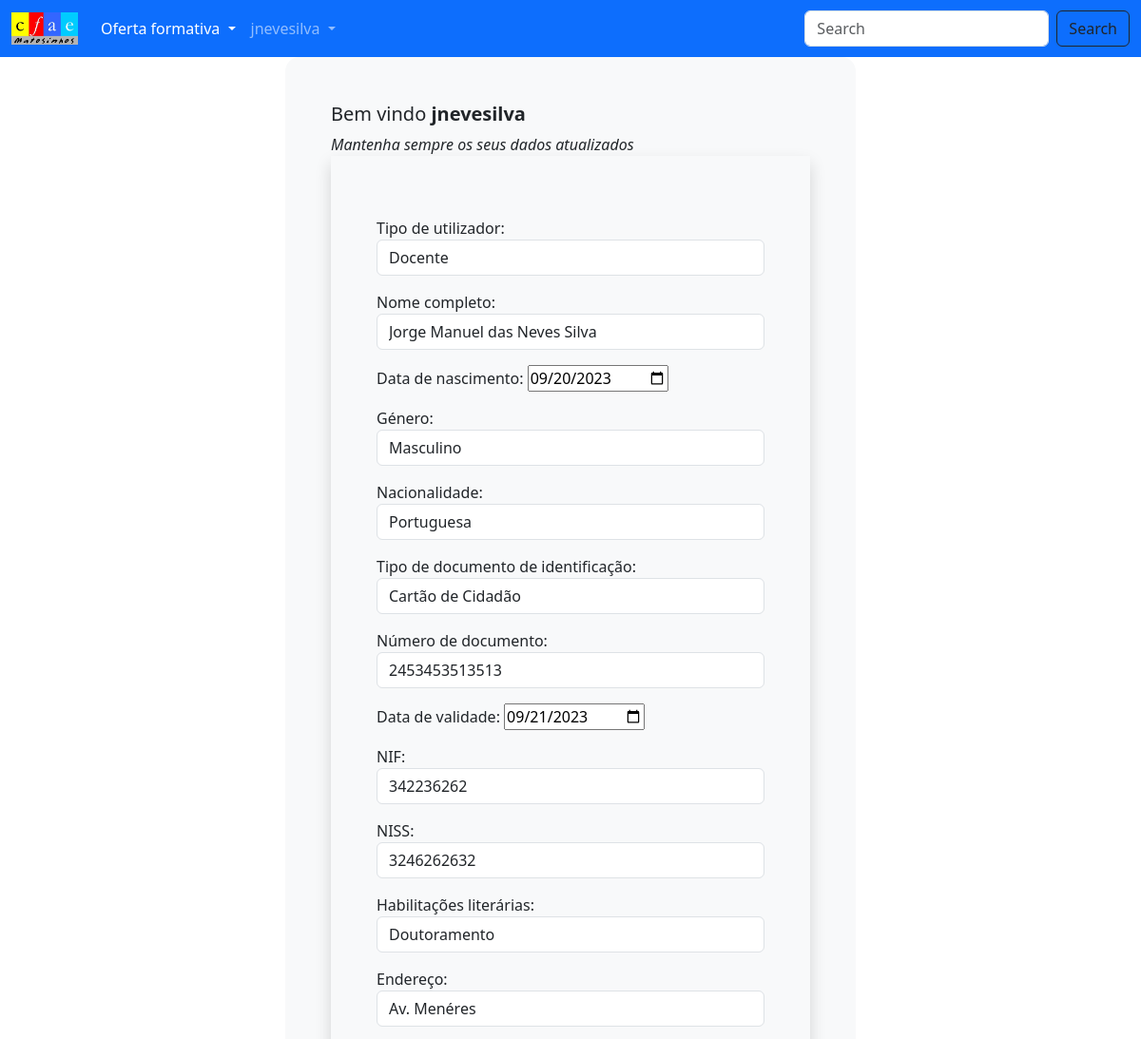
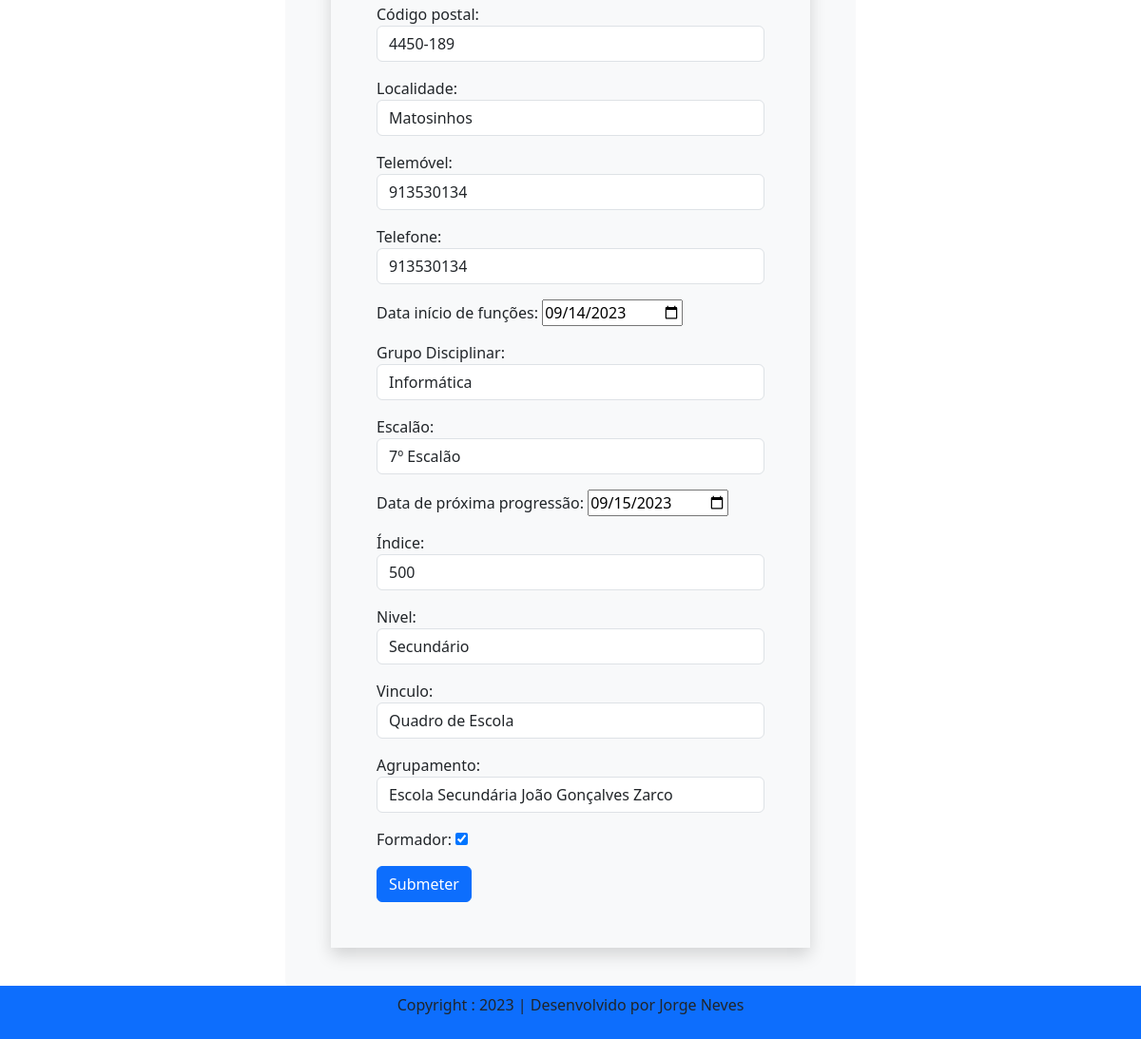
Screenshot of /profile/ (signed in) with the database file from the repository (2 pictures, top to bottom).
### app/models.py (models this page shows, shortened)
class Docente(models.Model):
    username = models.OneToOneField(User, on_delete=models.CASCADE)
    tipo = models.CharField('Tipo de utilizador', max_length=20)
    nome = models.CharField('Nome', max_length=100)
    nascimento = models.DateField('data de nascimento')
    genero = models.CharField('Género', max_length=10, choices=[('M', 'Masculino'), ('F', 'Feminino')])
    nacionalidade = models.CharField('Nacionalidade', max_length=30, default='Portuguesa')
    identificacao = models.CharField('Documento de identificação', max_length=2,choices=DOC_CHOICES)
    numeroid = models.CharField('Número do Cartão', max_length=20)
    validadeid = models.DateField('Data de Validade')
    nif = models.CharField('NIF', max_length=10)
    niss = models.CharField('NISS', max_length=10)
    habilitacoes = models.CharField('Habilitações Literárias', max_length=25, choices=HAB_CHOICES)
    endereco = models.CharField('Endereço', max_length=60)
    codigopostal = models.CharField('Código Postal', max_length=8)
    localidade = models.CharField('Localidade', max_length=30)
    telemovel = models.CharField('Telemóvel', max_length=12)
    telefone = models.CharField('Telefone', max_length=12)
    datainiciofuncoes = models.DateField('Data início de funções', null=True)
    grupo = models.CharField('Grupo Disciplinar', max_length=3, null=True, choices=GRUPO_CHOICES)
    escalao = models.CharField('Escalão', max_length=3, null=True, choices=ESCALAO_CHOICES)
    proximaprogressao = models.DateField('Data da próxima progressão', null=True)
    indice = models.CharField('Indice', max_length=4, null=True, choices=INDICE_CHOICES)
    nivel = models.CharField('nivel de ensino',max_length=4, choices=NIVEL_CHOICES, default='SC')
    vinculo= models.CharField('nivel de ensino', max_length=4,choices=VINCULO_CHOICES, default='QE')
    agrupamento= models.CharField('nivel de ensino',max_length=5, choices=AGRUPAMENTO_CHOICES, default='ZARCO')
    formador = models.BooleanField("formador", default=False)

### app/views.py (the view, shortened to what this page needs)
# urls.py: path('profile/', views.profile, name='profile'),
def profile(request):
    if (Docente.objects.filter(username=request.user)):
        docente=Docente.objects.get(username=request.user)
        form=DocenteForm (initial={'username': request.user}, instance=docente)
        return render(request, 'profile.html',{'form': form})

### app/templates/profile.html (shortened to what this page needs)
{% extends 'base.html' %}
{% block main-content %}
<div class="container bg-light shadow-md p-5 form-layout-prof">
    <div class "row">
            <h5>Bem vindo <strong>{{request.user}} </strong></h5>
            <i>Mantenha sempre os seus dados atualizados</i>
            <form action="" method="post" novalidate class="shadow p-5">
                {{form.as_p}}
                <input type="submit" value="Submeter" class="btn btn-primary"> <br>
            </form>
    </div>
</div>
{% endblock main-content %}

### app/templates/base.html (shortened to what this page needs)
<!DOCTYPE html>
{% load static %}
<html lang="en">
<head>
   <link href="https://cdn.jsdelivr.net/npm/bootstrap@5.3.1/dist/css/bootstrap.min.css" rel="stylesheet"/>
    <link rel="stylesheet" href=" {% static 'app/css/owl.carousel.min.css' %}" />
    <link rel="stylesheet" href=" {% static 'app/css/all.min.css' %}" />
    <link rel="stylesheet" href=" {% static 'app/css/style.css' %}" />
    <link rel="stylesheet" href="https://cdnjs.cloudflare.com/ajax/libs/font-awesome/4.7.0/css/font-awesome.min.css">
</head>
<body>
    <nav class="navbar navbar-expand-lg navbar-dark bg-primary">
        <div class="container-fluid">
          <a class="navbar-brand" href="#">
            <img src="{% static "app/images/logocfae.jpeg" %}" width="70"/>
        </a>
          <div class="collapse navbar-collapse" id="navbarSupportedContent">
            <ul class="navbar-nav me-auto mb-2 mb-lg-0">
                <li class="nav-item dropdown">
                  <a class="nav-link dropdown-toggle active" href="#" role="button" data-bs-toggle="dropdown" aria-expanded="false">
                    Oferta formativa
                  </a>
              {% if user.is_authenticated %}
              <li class="nav-item dropdown">
                <a class="nav-link dropdown-toggle" href="#" role="button" data-bs-toggle="dropdown" aria-expanded="false">
                  {{request.user}}
                </a>
                {% else %}
                <li class="nav-item">
                  <a class="nav-link" href="{% url 'login' %}">Iniciar Sessão</a>
                </li>
                {% endif %}
            </ul>
            <form class="d-flex" role="search">
              <input class="form-control me-2" type="search" placeholder="Search" aria-label="Search">
              <button class="btn btn-outline-dark" type="submit">Search</button>
            </form>
          </div>
        </div>
      </nav>
       {% block main-content%}  {% endblock main-content %}
       <footer class="container-fluid fixed-bottom bg-primary text-center p-2 mt-5">
          <p>Copyright : 2023 | Desenvolvido por Jorge Neves </p>
       </footer>
</body>
<br><br>
</html>

### app/static/app/css/style.css (style rules this page uses)
.form-layout-prof { border-radius: 15px; width: 600px; }

### rows the page displays
Docente: tipo "Docente", nome "Jorge Manuel das Neves Silva", nascimento "09/20/2023", genero "Masculino", nacionalidade "Portuguesa", identificacao "Cartão de Cidadão", numeroid "2453453513513", validadeid "09/21/2023", nif "342236262", niss "3246262632", habilitacoes "Doutoramento", endereco "Av. Menéres", codigopostal "4450-189", localidade "Matosinhos", telemovel "913530134", telefone "913530134", datainiciofuncoes "09/14/2023", grupo "Informática", escalao "7º Escalão", proximaprogressao "09/15/2023", indice "500", nivel "Secundário", vinculo "Quadro de Escola", agrupamento "Escola Secundária João Gonçalves Zarco", formador "☑"

### other values shown
{{ request.user }} "jnevesilva"
